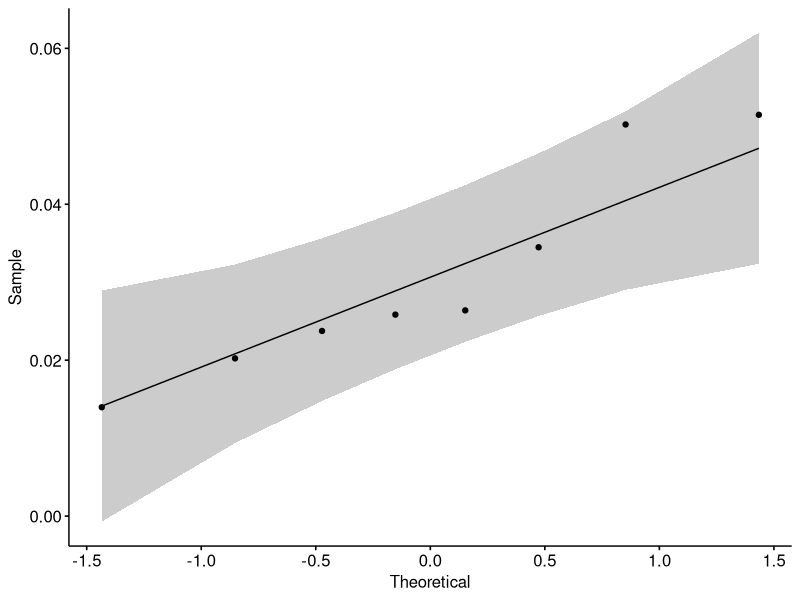
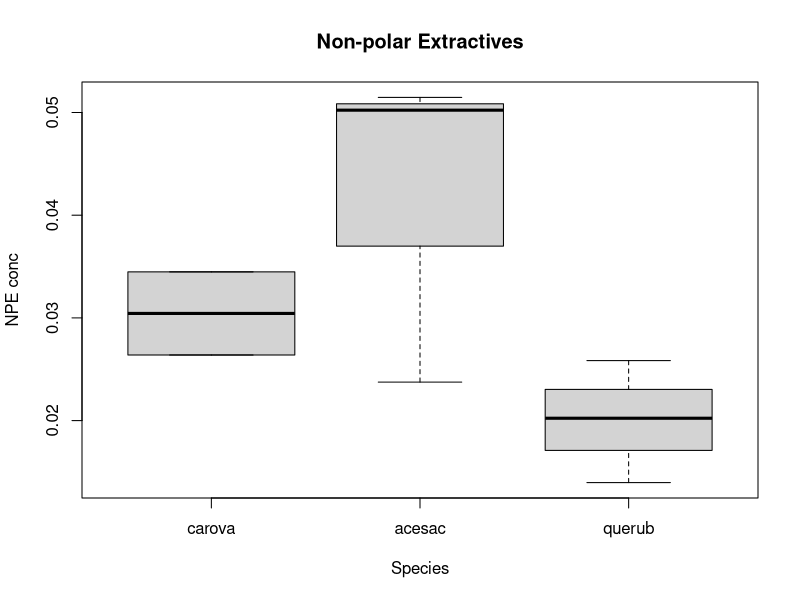
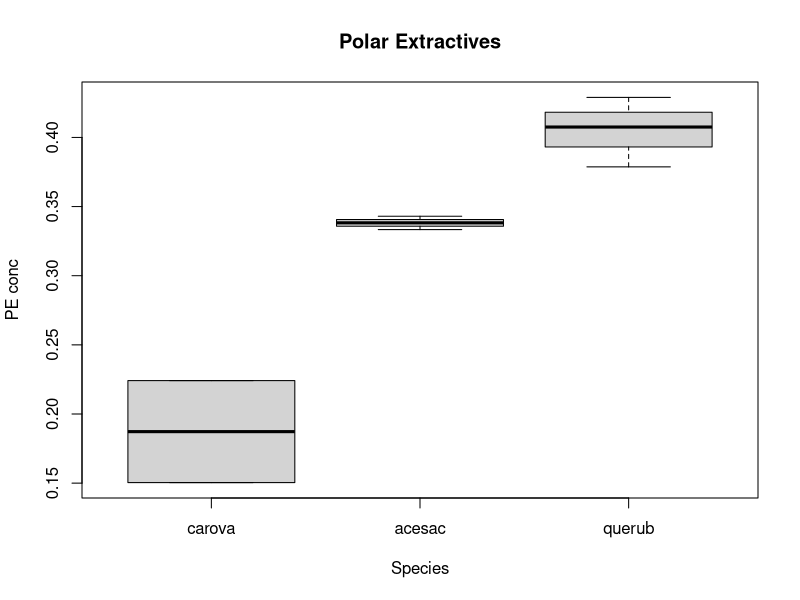
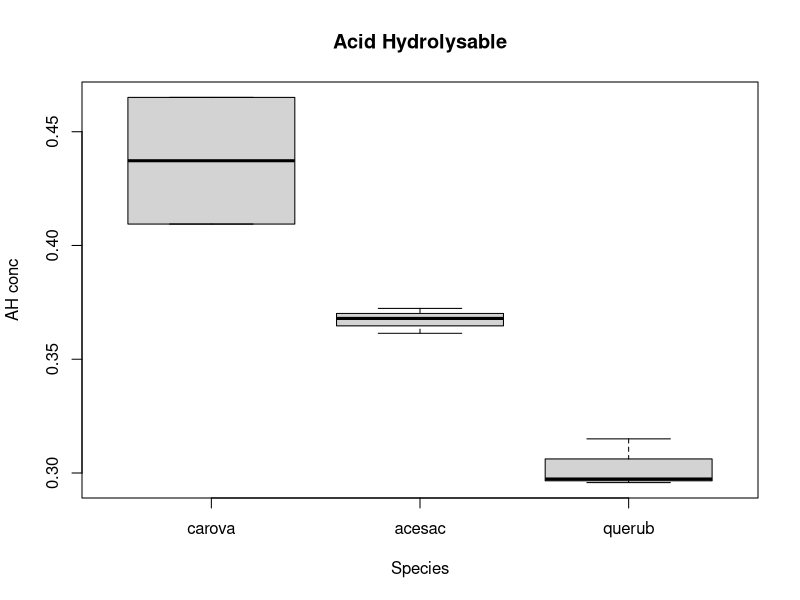
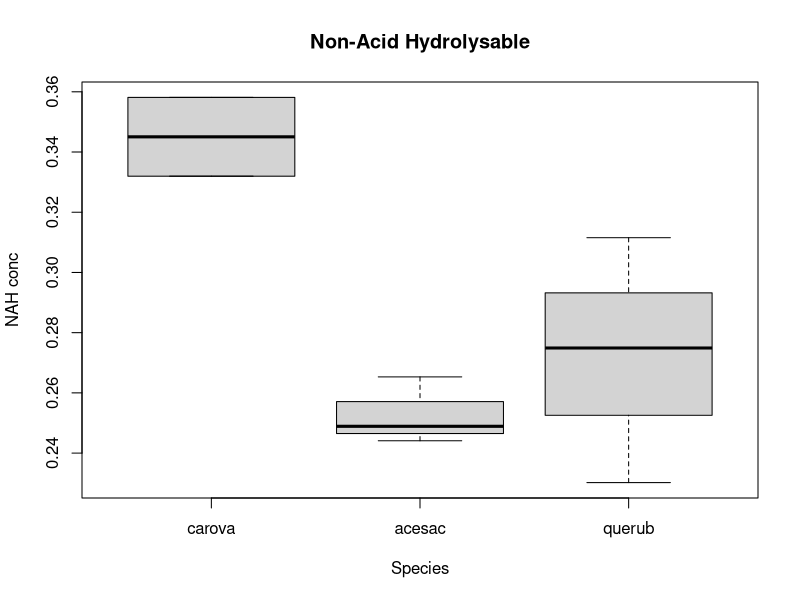
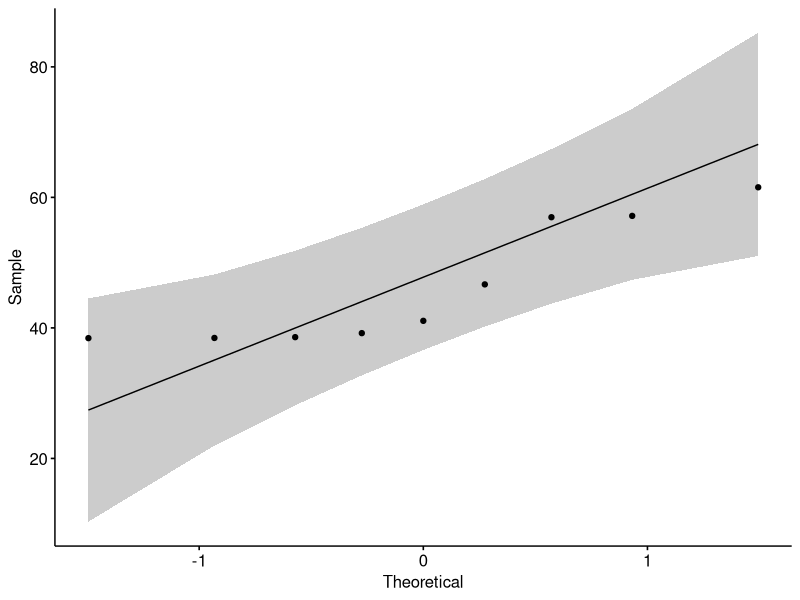
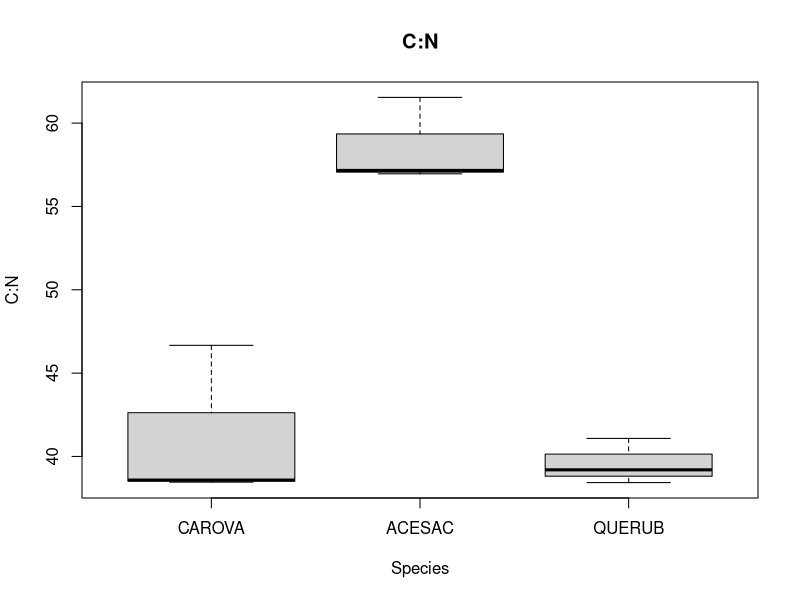
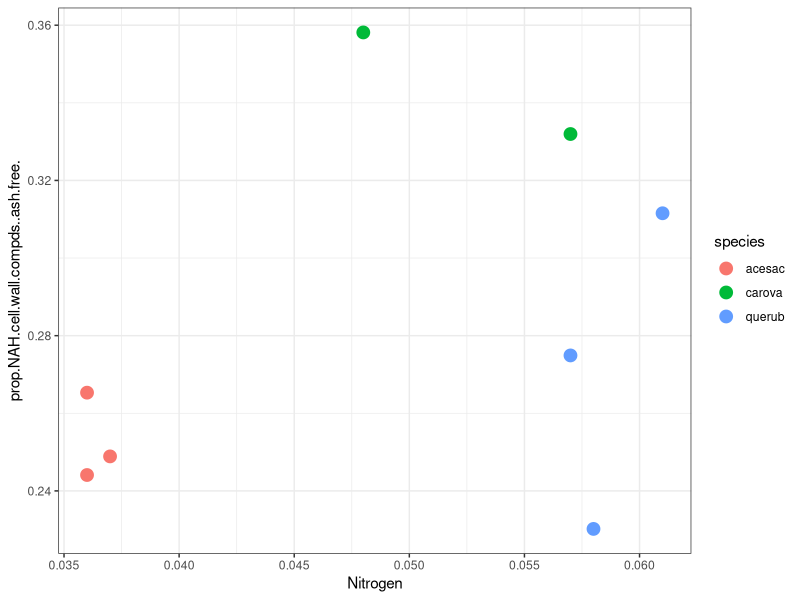

Recreate these plots in R, in order.
## ---- chunk 1
knitr::opts_chunk$set(echo = TRUE)
## ---- chunk 2
leafchem=read.csv("leafchemcalcs.csv", header=TRUE)
dim(leafchem)
#Because of the highlighting and stuff in the excel file, there are extra rows. Cut them out
leafchem=leafchem[1:8,]
##CAROVA T03 is an outlier because I fucked up that sample - we'll just cut it out now so it doesn't screw up the analyses.

lig.n=read.csv("costech.data.csv",header=TRUE)

###libraries
library(ggpubr)
library(stats)
library(nlme)
## ---- chunk 3
##non-polar extractives
order=factor(leafchem$species, levels=c("carova", "acesac","querub"))
colnames(leafchem)
npe=aov(leafchem$prop.nonpolar.extract..ash.free.~leafchem$species)
summary(npe)
shapiro.test(leafchem$prop.nonpolar.extract..ash.free.)
ggqqplot(leafchem$prop.nonpolar.extract..ash.free.)
boxplot(leafchem$prop.nonpolar.extract..ash.free.~order, main="Non-polar Extractives", ylab="NPE conc", xlab="Species")

##polar extractives
pe=aov(leafchem$prop.polar.extract..ash.free.~leafchem$species)
summary(pe)
shapiro.test(leafchem$prop.polar.extract..ash.free.)
TukeyHSD(pe)
boxplot(leafchem$prop.polar.extract..ash.free.~order, main="Polar Extractives", ylab="PE conc", xlab="Species")

##acid-hydrolysable compounds
ahc=aov(leafchem$prop.AH.cell.wall.compds..ash.free.~leafchem$species)
summary(ahc)
shapiro.test(leafchem$prop.AH.cell.wall.compds..ash.free.)
TukeyHSD(ahc)
boxplot(leafchem$prop.AH.cell.wall.compds..ash.free.~order, main="Acid Hydrolysable", ylab="AH conc", xlab="Species")

##non-acid hydrolysable compounds
nahc=aov(leafchem$prop.NAH.cell.wall.compds..ash.free.~leafchem$species)
summary(nahc)
shapiro.test(leafchem$prop.NAH.cell.wall.compds..ash.free.)
TukeyHSD(nahc)
boxplot(leafchem$prop.NAH.cell.wall.compds..ash.free.~order,main="Non-Acid Hydrolysable",ylab="NAH conc", xlab="Species")

###Costech Stats
##C:N
order=factor(lig.n$Species, levels=c("CAROVA", "ACESAC","QUERUB"))
colnames(lig.n)
cton=aov(lig.n$C.N~lig.n$Species)
summary(cton)
shapiro.test(lig.n$C.N)
ggqqplot(lig.n$C.N)
boxplot(lig.n$C.N~order, main="C:N", ylab="C:N", xlab="Species")

##NAH:N
chem=merge(leafchem, lig.n)
dim(chem)

nah.n=aov(chem$prop.nonpolar.extract..ash.free.~chem$Nitrogen)
summary(nah.n)
ggplot(chem, aes(x=Nitrogen, y=prop.NAH.cell.wall.compds..ash.free., color=species))+
  geom_point(size=4)+
  theme_bw()
